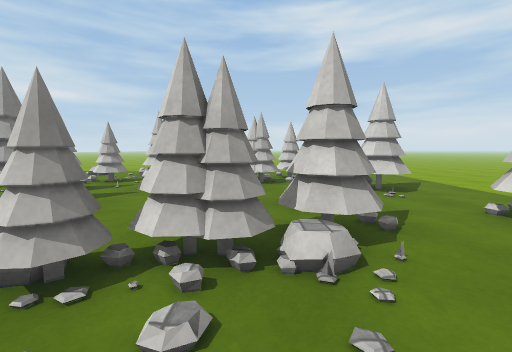
view 1 (above)

19 first-person views from a walk through a scene from a Unity 3-D project. The camera is 1.2 m above the floor, tilts 6° down and sees 90° across. The floor is counted in squares, 1 m on a side. Each view is taken from the middle of a square. On the plan, view 1 faces up. The plan holds only what a view shows up to about 12 squares ahead; the rest is blank. The place goes on beyond the plan. The player is left out. Surface patterns are stand-ins for the level's own textures.

view 2
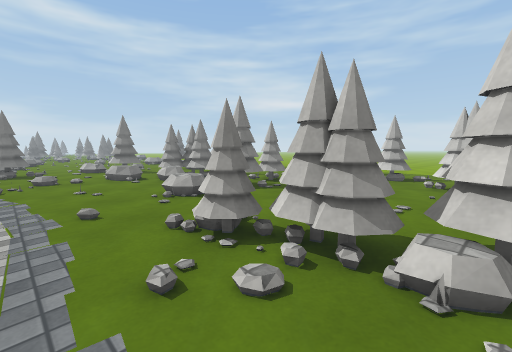

view 3
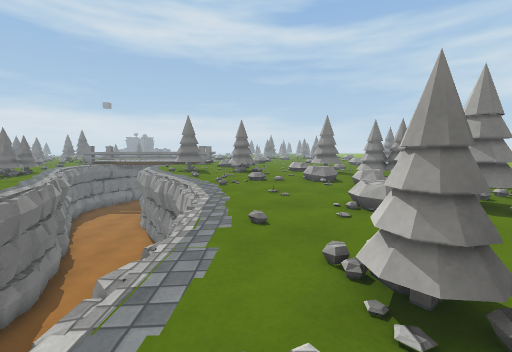

view 4
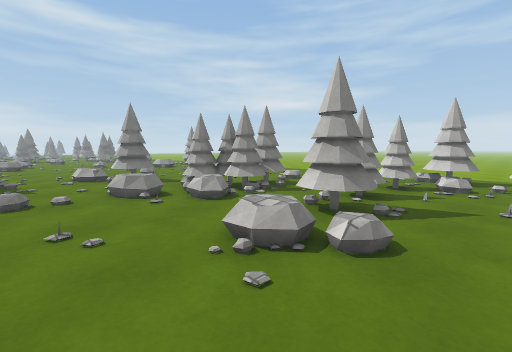

view 5
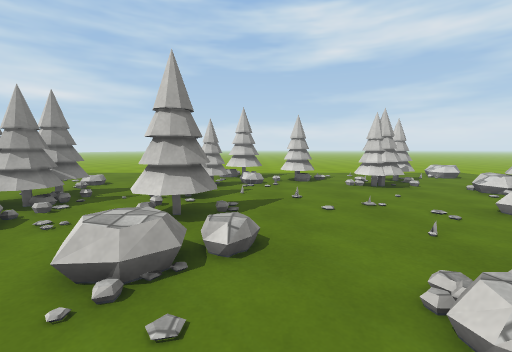

view 6
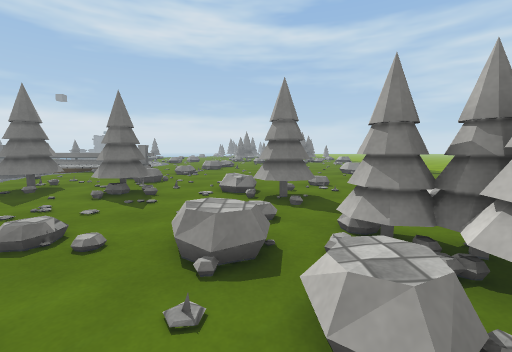

view 7
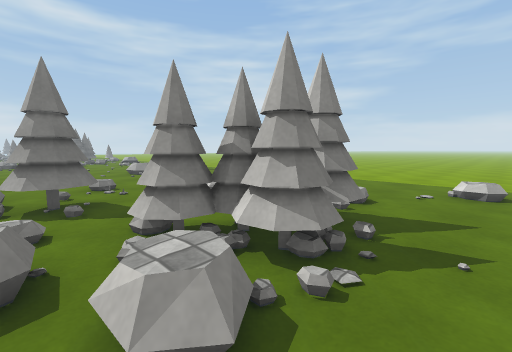

view 8
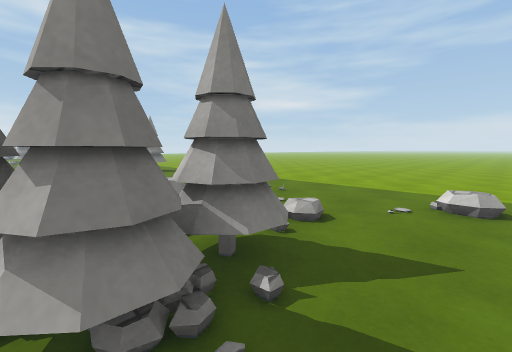

view 9
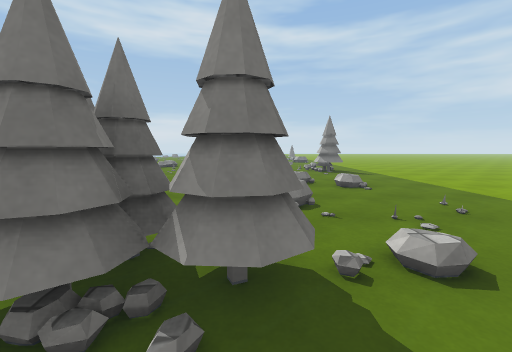

view 10
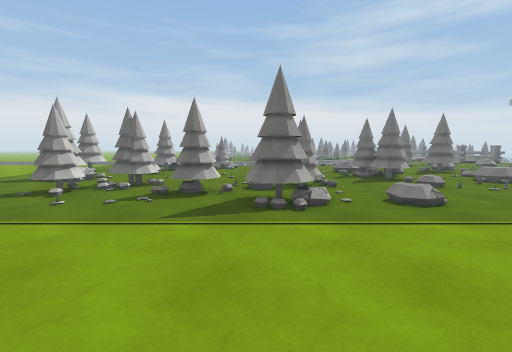

view 11
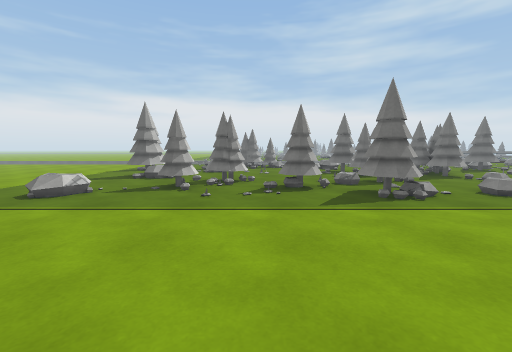

view 12
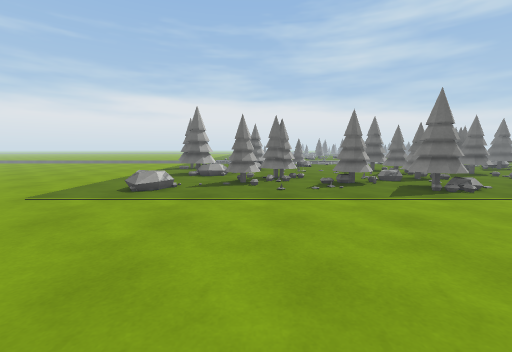

view 13
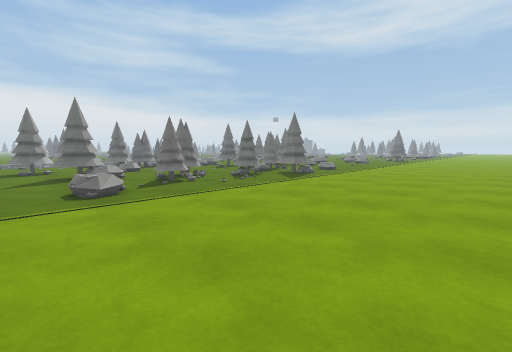

view 14
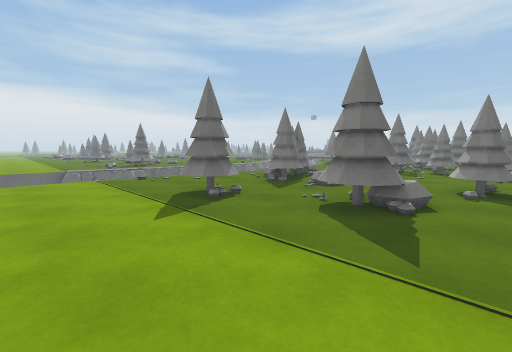

view 15
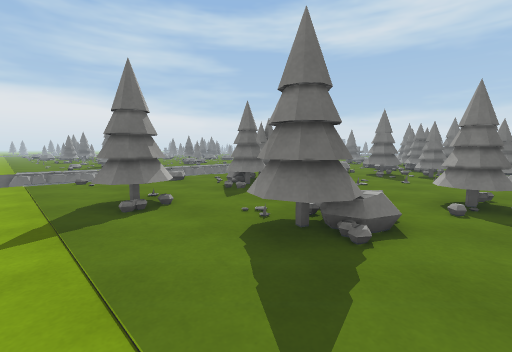

view 16
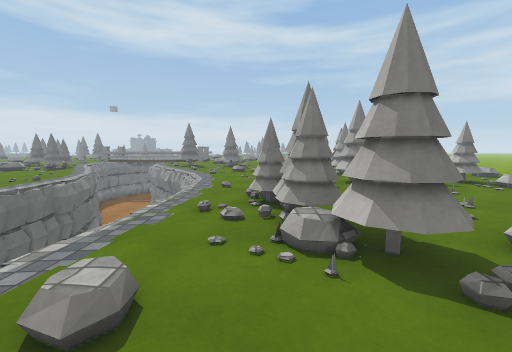

view 17
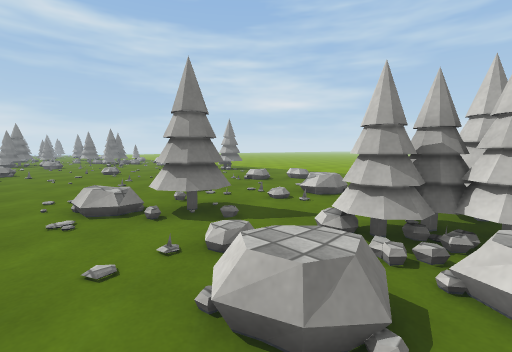

view 18
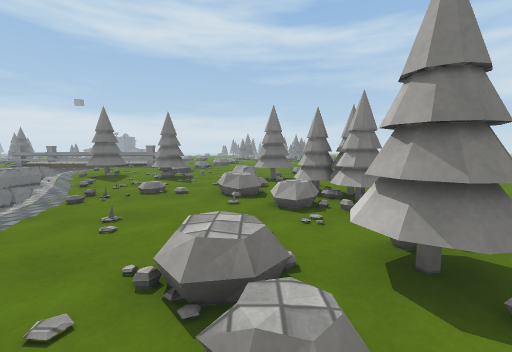

view 19
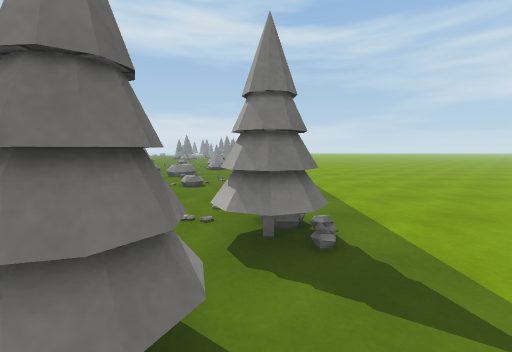

### Floor plan
Key: @ floor where view 1 was taken; # wall or solid block; x gap in a wall; . main floor; : floor 0.25 m higher than the main floor; - floor 0.25 m lower than the main floor; + floor 0.5 m higher than the main floor; _ floor 0.5 m lower than the main floor; < floor 3.25 m lower than the main floor; / step, stairs or slope; = window, fence, low wall or low ledge; v drop or lower ground; O other object.
Columns run from 16 left of view 1 to 9 right of it. Each row starts with its distance up from view 1.
 23    ..
 22    ...  ..
 21    .......
 20    .................. .
 19    ...................
 18    ....................
 17    ....................
 16 .......................
 15 .......................
 14 ........................
 13 ...........##............
 12 ...........##.......O.....
 11 :............O##.##.......
 10 ..........O.O..=##........
  9 ...+............##.=......
  8 ...:..##..#........##.....
  7 ...:..##=.x........##.....
  6 :.....##..##.....O........
  5 ..##..##..##..............
  4 ..##//+....O....=#...#....
  3 .//...:.......####........
  2 ..............#==.........
  1 ......:...........:.......
  0 ..#.............@..../....
 -1 ........//vv vv v_-  /....
 -2 .##./.
 -3 x##./##
 -4 ../ <<<<<<<<
 -5 ../  <<<<#####
 -6      <<####
 -7      ###

Where each view was taken, in squares from view 1:
view 1: 0 up, 0 right, facing up
view 2: 0 up, 1 right, facing up-left
view 3: 1 up, 0 right, facing left
view 4: 1 up, 3 left, facing up-left
view 5: 1 up, 4 left, facing up
view 6: 4 up, 7 left, facing left
view 7: 4 up, 7 left, facing up-left
view 8: 6 up, 7 left, facing up-left
view 9: 8 up, 7 left, facing left
view 10: 18 up, 4 left, facing down
view 11: 19 up, 1 left, facing down
view 12: 20 up, 1 right, facing down
view 13: 20 up, 6 right, facing down-left
view 14: 10 up, 9 right, facing down-left
view 15: 10 up, 7 right, facing down-left
view 16: 2 up, 4 right, facing left
view 17: 2 up, 9 left, facing up-left
view 18: 4 up, 3 left, facing left
view 19: 12 up, 1 left, facing left
